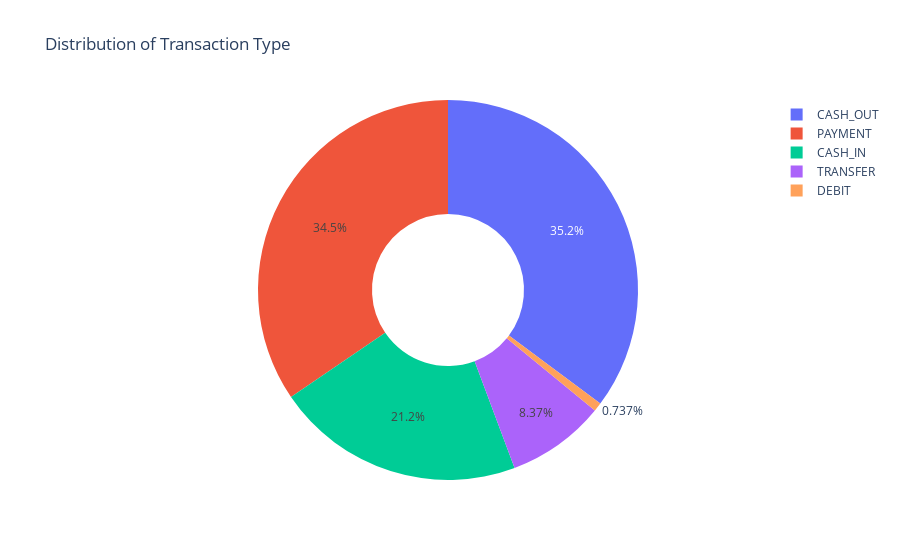

Notebook code for this chart:
### Code cell
type = df.type.value_counts()
transactions = type.index
quantity = type.values

px.pie(df, values=quantity, names=transactions, hole=0.4, title="Distribution of Transaction Type")

### Figure 1 — Plotly figure (JSON) as saved in the notebook; plotly's stock layout.template omitted (floating-point values rounded to 4 significant figures)
{"data": [{"domain": {"x": [0, 1], "y": [0, 1]}, "hole": 0.4, "hovertemplate": "label=%{label}<br>value=%{value}<extra></extra>", "labels": ["CASH_OUT", "PAYMENT", "CASH_IN", "TRANSFER", "DEBIT"], "legendgroup": "", "name": "", "showlegend": true, "type": "pie", "values": [110039, 107925, 66202, 26157, 2305]}], "layout": {"legend": {"tracegroupgap": 0}, "title": {"text": "Distribution of Transaction Type"}}}
